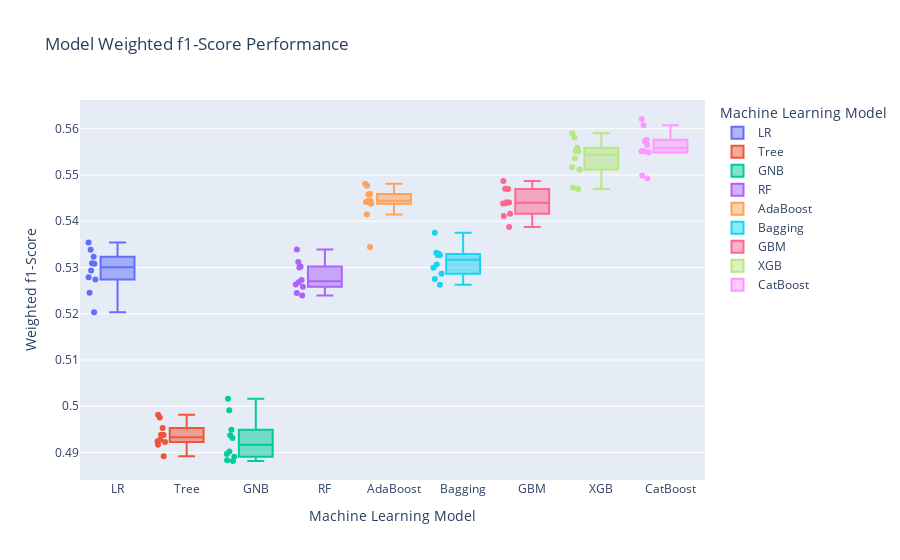

The code cell stored with this chart in its notebook:
### Code cell
results['Model'] = names
results['Accuracy'] = accuracies
results['Weighted F1'] = weighted_f1s

classifmod = pd.DataFrame(results)

fig = px.box(classifmod, x="Model", y="Weighted_F1", color="Model", points='all',
             labels={"Model": "Machine Learning Model",
                     "Weighted_F1": "Weighted f1-Score"},
             title="Model Weighted f1-Score Performance")
fig.show()
fig.write_html("products/plots/model_train_weighted_f1.html")

### Figure 1 — Plotly figure (JSON) as saved in the notebook; plotly's stock layout.template omitted (floating-point values rounded to 4 significant figures)
{"data": [{"alignmentgroup": "True", "boxpoints": "all", "hovertemplate": "Machine Learning Model=%{x}<br>Weighted f1-Score=%{y}<extra></extra>", "legendgroup": "LR", "marker": {"color": "#636efa"}, "name": "LR", "notched": false, "offsetgroup": "LR", "orientation": "v", "showlegend": true, "type": "box", "x": ["LR", "LR", "LR", "LR", "LR", "LR", "LR", "LR", "LR", "LR"], "x0": " ", "xaxis": "x", "y": [0.5293, 0.5309, 0.5274, 0.5308, 0.5279, 0.5354, 0.5323, 0.5245, 0.5339, 0.5203], "y0": " ", "yaxis": "y"}, {"alignmentgroup": "True", "boxpoints": "all", "hovertemplate": "Machine Learning Model=%{x}<br>Weighted f1-Score=%{y}<extra></extra>", "legendgroup": "Tree", "marker": {"color": "#EF553B"}, "name": "Tree", "notched": false, "offsetgroup": "Tree", "orientation": "v", "showlegend": true, "type": "box", "x": ["Tree", "Tree", "Tree", "Tree", "Tree", "Tree", "Tree", "Tree", "Tree", "Tree"], "x0": " ", "xaxis": "x", "y": [0.4924, 0.4892, 0.4981, 0.4938, 0.4976, 0.4917, 0.4928, 0.4938, 0.4953, 0.4923], "y0": " ", "yaxis": "y"}, {"alignmentgroup": "True", "boxpoints": "all", "hovertemplate": "Machine Learning Model=%{x}<br>Weighted f1-Score=%{y}<extra></extra>", "legendgroup": "GNB", "marker": {"color": "#00cc96"}, "name": "GNB", "notched": false, "offsetgroup": "GNB", "orientation": "v", "showlegend": true, "type": "box", "x": ["GNB", "GNB", "GNB", "GNB", "GNB", "GNB", "GNB", "GNB", "GNB", "GNB"], "x0": " ", "xaxis": "x", "y": [0.4902, 0.4882, 0.5016, 0.4891, 0.4937, 0.4931, 0.4949, 0.4992, 0.4883, 0.4897], "y0": " ", "yaxis": "y"}, {"alignmentgroup": "True", "boxpoints": "all", "hovertemplate": "Machine Learning Model=%{x}<br>Weighted f1-Score=%{y}<extra></extra>", "legendgroup": "RF", "marker": {"color": "#ab63fa"}, "name": "RF", "notched": false, "offsetgroup": "RF", "orientation": "v", "showlegend": true, "type": "box", "x": ["RF", "RF", "RF", "RF", "RF", "RF", "RF", "RF", "RF", "RF"], "x0": " ", "xaxis": "x", "y": [0.5263, 0.5245, 0.5312, 0.5302, 0.5339, 0.5268, 0.5273, 0.5239, 0.53, 0.5259], "y0": " ", "yaxis": "y"}, {"alignmentgroup": "True", "boxpoints": "all", "hovertemplate": "Machine Learning Model=%{x}<br>Weighted f1-Score=%{y}<extra></extra>", "legendgroup": "AdaBoost", "marker": {"color": "#FFA15A"}, "name": "AdaBoost", "notched": false, "offsetgroup": "AdaBoost", "orientation": "v", "showlegend": true, "type": "box", "x": ["AdaBoost", "AdaBoost", "AdaBoost", "AdaBoost", "AdaBoost", "AdaBoost", "AdaBoost", "AdaBoost", "AdaBoost", "AdaBoost"], "x0": " ", "xaxis": "x", "y": [0.5459, 0.5444, 0.5438, 0.5458, 0.5442, 0.5481, 0.5445, 0.5414, 0.5477, 0.5344], "y0": " ", "yaxis": "y"}, {"alignmentgroup": "True", "boxpoints": "all", "hovertemplate": "Machine Learning Model=%{x}<br>Weighted f1-Score=%{y}<extra></extra>", "legendgroup": "Bagging", "marker": {"color": "#19d3f3"}, "name": "Bagging", "notched": false, "offsetgroup": "Bagging", "orientation": "v", "showlegend": true, "type": "box", "x": ["Bagging", "Bagging", "Bagging", "Bagging", "Bagging", "Bagging", "Bagging", "Bagging", "Bagging", "Bagging"], "x0": " ", "xaxis": "x", "y": [0.5275, 0.5263, 0.5329, 0.5307, 0.5375, 0.5327, 0.5332, 0.53, 0.5326, 0.5287], "y0": " ", "yaxis": "y"}, {"alignmentgroup": "True", "boxpoints": "all", "hovertemplate": "Machine Learning Model=%{x}<br>Weighted f1-Score=%{y}<extra></extra>", "legendgroup": "GBM", "marker": {"color": "#FF6692"}, "name": "GBM", "notched": false, "offsetgroup": "GBM", "orientation": "v", "showlegend": true, "type": "box", "x": ["GBM", "GBM", "GBM", "GBM", "GBM", "GBM", "GBM", "GBM", "GBM", "GBM"], "x0": " ", "xaxis": "x", "y": [0.5441, 0.547, 0.5438, 0.5441, 0.5416, 0.547, 0.5487, 0.5411, 0.5439, 0.5388], "y0": " ", "yaxis": "y"}, {"alignmentgroup": "True", "boxpoints": "all", "hovertemplate": "Machine Learning Model=%{x}<br>Weighted f1-Score=%{y}<extra></extra>", "legendgroup": "XGB", "marker": {"color": "#B6E880"}, "name": "XGB", "notched": false, "offsetgroup": "XGB", "orientation": "v", "showlegend": true, "type": "box", "x": ["XGB", "XGB", "XGB", "XGB", "XGB", "XGB", "XGB", "XGB", "XGB", "XGB"], "x0": " ", "xaxis": "x", "y": [0.5559, 0.5536, 0.5512, 0.5551, 0.5517, 0.559, 0.5581, 0.5473, 0.5552, 0.547], "y0": " ", "yaxis": "y"}, {"alignmentgroup": "True", "boxpoints": "all", "hovertemplate": "Machine Learning Model=%{x}<br>Weighted f1-Score=%{y}<extra></extra>", "legendgroup": "CatBoost", "marker": {"color": "#FF97FF"}, "name": "CatBoost", "notched": false, "offsetgroup": "CatBoost", "orientation": "v", "showlegend": true, "type": "box", "x": ["CatBoost", "CatBoost", "CatBoost", "CatBoost", "CatBoost", "CatBoost", "CatBoost", "CatBoost", "CatBoost", "CatBoost"], "x0": " ", "xaxis": "x", "y": [0.5573, 0.5549, 0.5551, 0.5576, 0.5551, 0.5621, 0.5608, 0.5499, 0.5565, 0.5493], "y0": " ", "yaxis": "y"}], "layout": {"boxmode": "overlay", "legend": {"title": {"text": "Machine Learning Model"}, "tracegroupgap": 0}, "title": {"text": "Model Weighted f1-Score Performance"}, "xaxis": {"anchor": "y", "categoryarray": ["LR", "Tree", "GNB", "RF", "AdaBoost", "Bagging", "GBM", "XGB", "CatBoost"], "categoryorder": "array", "domain": [0, 1], "title": {"text": "Machine Learning Model"}}, "yaxis": {"anchor": "x", "domain": [0, 1], "title": {"text": "Weighted f1-Score"}}}}
